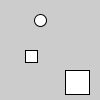
Frame 1 (no input)
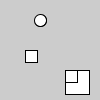
Frame 2 (the mouse pressed at the canvas centre, redrawn once)

The Processing sketch that drew these frames (run headless with seeded random() and noise(); the mouse was pressed at the canvas centre and the sketch redrawn once):

// Processing sketch: Vector_f_rste
// ── Vector_f_rste.pde
PVector v1, v2;

void setup() {
  noLoop();
  v1 = new PVector(40, 20);
  v2 = new PVector(25, 50); 
}

void draw() {
  ellipse(v1.x, v1.y, 12, 12);
  rect(v2.x, v2.y, 12, 12);
  v2.add(v1);
  rect(v2.x, v2.y, 24, 24);
}
